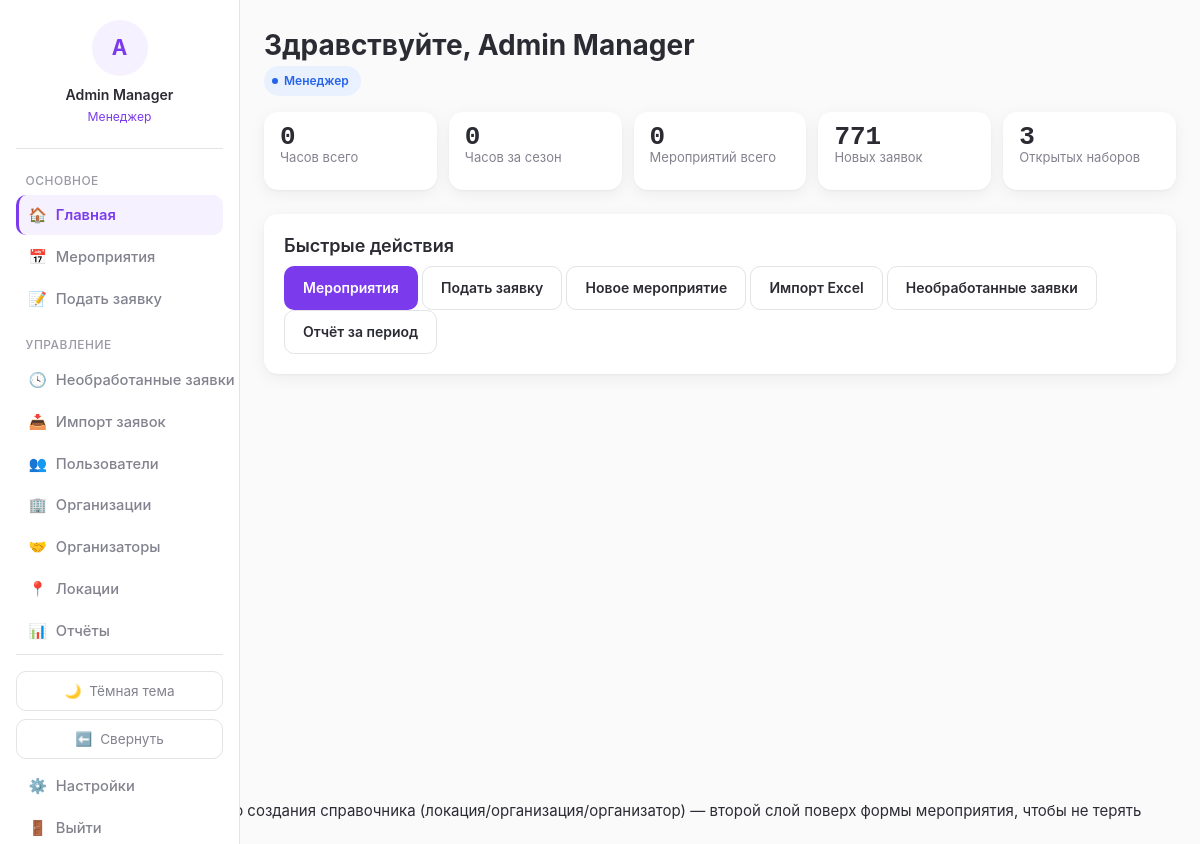
Page / (signed in) on the earlier database version.
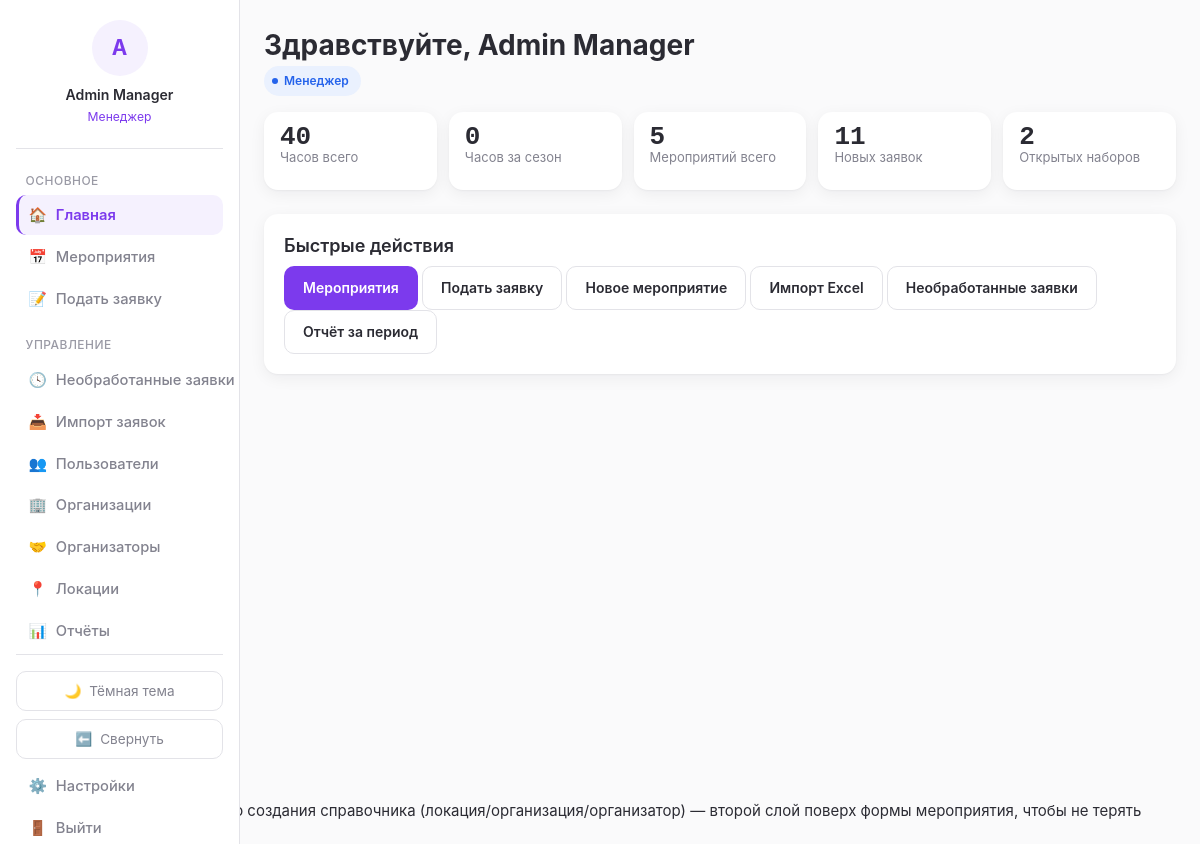
Same page on the later database version.
### blog/models.py (models this page shows, shortened)
class User(AbstractBaseUser):
    GENDER_CHOICES = [
        ('male', 'Мужской'),
        ('female', 'Женский'),
    ]
    STATUS_CHOICES = [
        ('active', 'Активен'),
        ('inactive', 'Неактивен'),
        ('blacklisted', 'В блэклисте'),
    ]
    REGISTRATION_STATUS_CHOICES = [
        ('guest', 'Гость (первое касание)'),
        ('registered', 'Зарегистрирован'),
    ]
    id = models.AutoField(primary_key=True)
    system_username = models.CharField(max_length=50, blank=True, null=True, db_index=True)
    telegram_id = models.CharField(max_length=50, unique=True, db_index=True)
    telegram_username = models.CharField(max_length=100, blank=True, null=True)
    VK_username = models.CharField(max_length=100, blank=True, null=True)
    first_name = models.CharField(max_length=100, blank=True, null=True)
    last_name = models.CharField(max_length=100, blank=True, null=True)
    email = models.EmailField(blank=True, null=True)
    phone = models.CharField(max_length=20, blank=True, null=True)
    birthday = models.DateField(blank=True, null=True)
    about = models.TextField(blank=True, null=True)
    gender = models.CharField(max_length=10, choices=GENDER_CHOICES, blank=True, null=True)
    status = models.CharField(max_length=20, choices=STATUS_CHOICES, default='active')
    comment = models.TextField(blank=True, null=True)
    registration_status = models.CharField(
        max_length=20, choices=REGISTRATION_STATUS_CHOICES, default='guest'
    )
    created_at = models.DateTimeField(auto_now_add=True)
    last_event_at = models.DateTimeField(blank=True, null=True)
    total_event_count = models.IntegerField(default=0, validators=[MinValueValidator(0)])
    season_event_count = models.IntegerField(default=0, validators=[MinValueValidator(0)])
    total_hours = models.IntegerField(default=0, validators=[MinValueValidator(0)])
    season_hours = models.IntegerField(default=0, validators=[MinValueValidator(0)])
    churn_score = models.FloatField(default=0)
    login = models.CharField(max_length=50, unique=True, blank=True, null=True)
    web_credentials_set_at = models.DateTimeField(blank=True, null=True)
    notify_new_events = models.BooleanField(default=True)
    notify_applications = models.BooleanField(default=True)
    experience_token = models.UUIDField(default=uuid.uuid4, unique=True, editable=False, db_index=True)
    objects = UserManager()
    USERNAME_FIELD = 'telegram_id'
    REQUIRED_FIELDS = []
    class Meta:
        db_table = 'users'
        verbose_name = 'Пользователь'
        verbose_name_plural = 'Пользователи'
    @property
    def full_name(self):
        return f"{self.first_name or ''} {self.last_name or ''}".strip() or self.telegram_username or self.telegram_id

### blog/views.py (the view)
# urls.py: path('', views.dashboard, name='dashboard'),
def dashboard(request):
    if not request.user.is_authenticated:
        return render(request, 'blog/public_event_list.html', {
            'events': _published_active_events(),
            'is_public': True,
            'show_guest_banner': True,
        })
    user = request.user
    context = {
        'role_label': role_label(user),
        'is_manager': is_manager(user),
        'is_team_leader': is_team_leader(user),
    }
    if is_manager(user):
        context['new_applications_count'] = Application.objects.filter(status='new').count()
        context['open_events_count'] = Event.objects.filter(shifts__recruit_status='open').distinct().count()
    return render(request, 'blog/dashboard.html', context)

### blog/context_processors.py (called while the page is built)
def role_flags(request):
    user = getattr(request, 'user', None)
    authenticated = bool(user and user.is_authenticated)
    return {
        'is_manager': is_manager(user) if authenticated else False,
        'is_team_leader': is_team_leader(user) if authenticated else False,
        'role_label': role_label(user) if authenticated else None,
    }

### blog/services/roles.py (called while the page is built)
def is_manager(user: User) -> bool:
    if not user or not user.is_authenticated:
        return False
    return user.manager_roles.filter(revoked_at__isnull=True).exists()

def is_team_leader(user: User) -> bool:
    if not user or not user.is_authenticated:
        return False
    return user.team_leader_roles.filter(revoked_at__isnull=True).exists()

def role_label(user: User) -> str:
    if is_manager(user):
        return 'Менеджер'
    if is_team_leader(user):
        return 'Тим-лидер'
    return 'Волонтёр'

### blog/templates/blog/dashboard.html (shortened to what this page needs)
{% extends 'blog/base.html' %}
{% block content %}
<h1>Здравствуйте, {{ user.full_name }}</h1>
<span class="pill info"><span class="dot"></span>{{ role_label }}</span>
<div class="stat-grid" style="margin-top:1rem;">
    <div class="stat-tile">
        <div class="value">{{ user.total_hours }}</div>
        <div class="label">Часов всего</div>
    </div>
    <div class="stat-tile">
        <div class="value">{{ user.season_hours }}</div>
        <div class="label">Часов за сезон</div>
    </div>
    <div class="stat-tile">
        <div class="value">{{ user.total_event_count }}</div>
        <div class="label">Мероприятий всего</div>
    </div>
    {% if is_manager %}
    <div class="stat-tile">
        <div class="value">{{ new_applications_count }}</div>
        <div class="label">Новых заявок</div>
    </div>
    <div class="stat-tile">
        <div class="value">{{ open_events_count }}</div>
        <div class="label">Открытых наборов</div>
    </div>
    {% endif %}
</div>
<div class="card" style="margin-top:1.5rem;">
    <h3>Быстрые действия</h3>
    <a href="{% url 'event_list' %}" class="btn">Мероприятия</a>
    <a href="{% url 'application_create' %}" class="btn secondary" data-modal data-modal-title="Подать заявку на мероприятие">Подать заявку</a>
    {% if is_manager %}
        <a href="{% url 'event_create' %}" class="btn secondary" data-modal data-modal-title="Новое мероприятие">Новое мероприятие</a>
        <a href="{% url 'import_preview' %}" class="btn secondary">Импорт Excel</a>
        <a href="{% url 'pending_applications' %}" class="btn secondary">Необработанные заявки</a>
        <a href="{% url 'report_period' %}" class="btn secondary">Отчёт за период</a>
    {% endif %}
</div>
{% endblock %}

### blog/templates/blog/base.html (shortened to what this page needs)
{% load static %}<!DOCTYPE html>
<html lang="ru">
<head>
    <link rel="stylesheet" href="{% static 'blog/css/nexus.css' %}">
</head>
<body class="{% if request.COOKIES.sidebar_collapsed == '1' %}sidebar-collapsed{% endif %}">
{% if user.is_authenticated %}
<aside class="sidebar">
    <a href="{% url 'profile_detail' user.id %}" class="sidebar-account">
        <div class="avatar-placeholder">{{ user.full_name|slice:":1"|upper }}</div>
        <div class="username">{{ user.full_name }}</div>
        <div class="role">{{ role_label }}</div>
    </a>
    <div class="nav-section-title">Основное</div>
    <a href="{% url 'dashboard' %}" class="nav-link {% if request.resolver_match.url_name == 'dashboard' %}active{% endif %}" title="Главная"><span class="icon">🏠</span><span class="nav-label"> Главная</span></a>
    <a href="{% url 'event_list' %}" class="nav-link {% if request.resolver_match.url_name in 'event_list,event_detail' %}active{% endif %}" title="Мероприятия"><span class="icon">📅</span><span class="nav-label"> Мероприятия</span></a>
    <a href="{% url 'application_create' %}" class="nav-link " title="Подать заявку"><span class="icon">📝</span><span class="nav-label"> Подать заявку</span></a>
    {% if is_manager %}
    <div class="nav-section-title">Управление</div>
    <a href="{% url 'pending_applications' %}" class="nav-link " title="Необработанные заявки"><span class="icon">🕓</span><span class="nav-label"> Необработанные заявки</span></a>
    <a href="{% url 'import_preview' %}" class="nav-link " title="Импорт заявок"><span class="icon">📥</span><span class="nav-label"> Импорт заявок</span></a>
    <a href="{% url 'user_list' %}" class="nav-link {% if request.resolver_match.url_name == 'user_list' %}active{% endif %}" title="Пользователи"><span class="icon">👥</span><span class="nav-label"> Пользователи</span></a>
    <a href="{% url 'organizations_list' %}" class="nav-link " title="Организации"><span class="icon">🏢</span><span class="nav-label"> Организации</span></a>
    <a href="{% url 'organizer_list' %}" class="nav-link " title="Организаторы"><span class="icon">🤝</span><span class="nav-label"> Организаторы</span></a>
    <a href="{% url 'location_list' %}" class="nav-link " title="Локации"><span class="icon">📍</span><span class="nav-label"> Локации</span></a>
    <a href="{% url 'report_period' %}" class="nav-link {% if request.resolver_match.url_name == 'report_period' %}active{% endif %}" title="Отчёты"><span class="icon">📊</span><span class="nav-label"> Отчёты</span></a>
    {% endif %}
    <div class="sidebar-footer">
        <button type="button" class="theme-toggle" id="theme-toggle" title="Тема">
            <span class="icon" id="theme-icon">🌙</span><span class="theme-label" id="theme-label"> Тёмная тема</span>
        </button>
        <button type="button" class="sidebar-toggle" id="sidebar-toggle" title="Свернуть панель">
            <span class="icon" id="sidebar-toggle-icon">⬅️</span><span class="nav-label" id="sidebar-toggle-label"> Свернуть</span>
        </button>
        <a href="{% url 'settings' %}" class="nav-link {% if request.resolver_match.url_name == 'settings' %}active{% endif %}" title="Настройки"><span class="icon">⚙️</span><span class="nav-label"> Настройки</span></a>
        <a href="{% url 'logout' %}" class="nav-link" title="Выйти"><span class="icon">🚪</span><span class="nav-label"> Выйти</span></a>
    </div>
</aside>
{% endif %}
<div class="page-wrapper" style="{% if not user.is_authenticated %}margin-left:0;{% endif %}">
    <main>
        {% block content %}{% endblock %}
    </main>
</div>
{# Вложенная модалка быстрого создания справочника (локация/организация/организатор) —
   второй слой поверх формы мероприятия, чтобы не терять введённые в неё данные. #}
</body>
</html>

Differences in the rows shown:
changed User "Admin Manager": total_hours "0" → "40"; total_event_count "0" → "5"
Other differences:
{{ new_applications_count }}: "771" → "11"
{{ open_events_count }}: "3" → "2"
